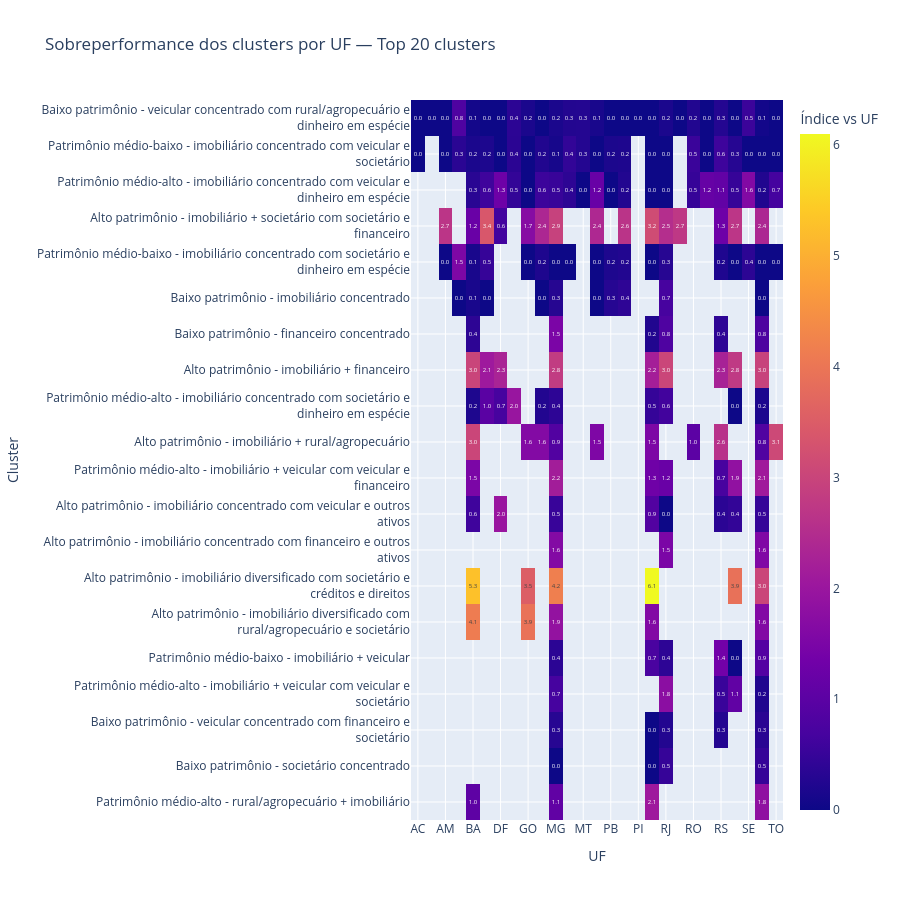

The cell this chart's notebook holds for it:
### Code cell
# ============================================================
# 3.20 Gráfico — Heatmap de sobreperformance cluster x UF
# Top clusters mais frequentes
# ============================================================

TOP_CLUSTERS_HEATMAP = 20

clusters_mais_frequentes_geo = (
    df_geo["perfil_cluster"]
    .value_counts()
    .head(TOP_CLUSTERS_HEATMAP)
    .index
)

df_heat_geo = (
    desempenho_cluster_uf_filtrado
    .loc[
        desempenho_cluster_uf_filtrado["perfil_cluster"]
        .isin(clusters_mais_frequentes_geo)
    ]
    .copy()
)

matriz_geo = (
    df_heat_geo
    .pivot_table(
        index="perfil_cluster",
        columns="SG_UF",
        values="indice_vs_uf",
        fill_value=np.nan,
        observed=True
    )
)

ordem_clusters_geo = (
    df_geo["perfil_cluster"]
    .value_counts()
    .loc[clusters_mais_frequentes_geo]
    .index
)

matriz_geo = matriz_geo.loc[ordem_clusters_geo]
matriz_geo.index = [quebra_label(idx, 65) for idx in matriz_geo.index]

fig = px.imshow(
    matriz_geo,
    aspect="auto",
    text_auto=".1f",
    labels={
        "x": "UF",
        "y": "Cluster",
        "color": "Índice vs UF"
    },
    title=f"Sobreperformance dos clusters por UF — Top {TOP_CLUSTERS_HEATMAP} clusters"
)

fig.update_layout(height=900)

fig.write_html(PASTA_GRAFICOS / "eixo3_heatmap_indice_cluster_uf.html")

if RENDERIZAR_NO_NOTEBOOK:
    fig.show()

### Figure 1 — Plotly figure (JSON) as saved in the notebook; plotly's stock layout.template omitted (floating-point values rounded to 4 significant figures; data arrays with more than 128 entries replaced by an {"elided": "..."} marker saying what was removed)
{"data": [{"coloraxis": "coloraxis", "hovertemplate": "UF: %{x}<br>Cluster: %{y}<br>Índice vs UF: %{z}<extra></extra>", "name": "0", "texttemplate": "%{z:.1f}", "type": "heatmap", "x": ["AC", "AL", "AM", "AP", "BA", "CE", "DF", "ES", "GO", "MA", "MG", "MS", "MT", "PA", "PB", "PE", "PI", "PR", "RJ", "RN", "RO", "RR", "RS", "SC", "SE", "SP", "TO"], "xaxis": "x", "y": ["Baixo patrimônio - veicular concentrado com rural/agropecuário e<br>dinheiro em espécie", "Patrimônio médio-baixo - imobiliário concentrado com veicular e<br>societário", "Patrimônio médio-alto - imobiliário concentrado com veicular e<br>dinheiro em espécie", "Alto patrimônio - imobiliário + societário com societário e<br>financeiro", "Patrimônio médio-baixo - imobiliário concentrado com societário e<br>dinheiro em espécie", "Baixo patrimônio - imobiliário concentrado", "Baixo patrimônio - financeiro concentrado", "Alto patrimônio - imobiliário + financeiro", "Patrimônio médio-alto - imobiliário concentrado com societário e<br>dinheiro em espécie", "Alto patrimônio - imobiliário + rural/agropecuário", "Patrimônio médio-alto - imobiliário + veicular com veicular e<br>financeiro", "Alto patrimônio - imobiliário concentrado com veicular e outros<br>ativos", "Alto patrimônio - imobiliário concentrado com financeiro e outros<br>ativos", "Alto patrimônio - imobiliário diversificado com societário e<br>créditos e direitos", "Alto patrimônio - imobiliário diversificado com<br>rural/agropecuário e societário", "Patrimônio médio-baixo - imobiliário + veicular", "Patrimônio médio-alto - imobiliário + veicular com veicular e<br>societário", "Baixo patrimônio - veicular concentrado com financeiro e<br>societário", "Baixo patrimônio - societário concentrado", "Patrimônio médio-alto - rural/agropecuário + imobiliário"], "yaxis": "y", "z": {"elided": "20x27 float values"}}], "layout": {"coloraxis": {"colorbar": {"title": {"text": "Índice vs UF"}}, "colorscale": [[0, "#0d0887"], [0.1111, "#46039f"], [0.2222, "#7201a8"], [0.3333, "#9c179e"], [0.4444, "#bd3786"], [0.5556, "#d8576b"], [0.6667, "#ed7953"], [0.7778, "#fb9f3a"], [0.8889, "#fdca26"], [1, "#f0f921"]]}, "height": 900, "title": {"text": "Sobreperformance dos clusters por UF — Top 20 clusters"}, "xaxis": {"anchor": "y", "domain": [0, 1], "title": {"text": "UF"}}, "yaxis": {"anchor": "x", "autorange": "reversed", "domain": [0, 1], "title": {"text": "Cluster"}}}}
